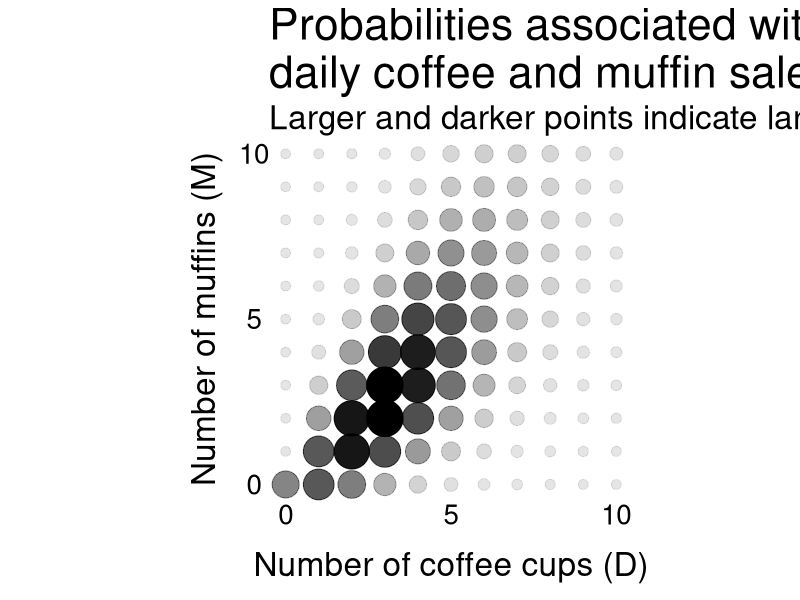
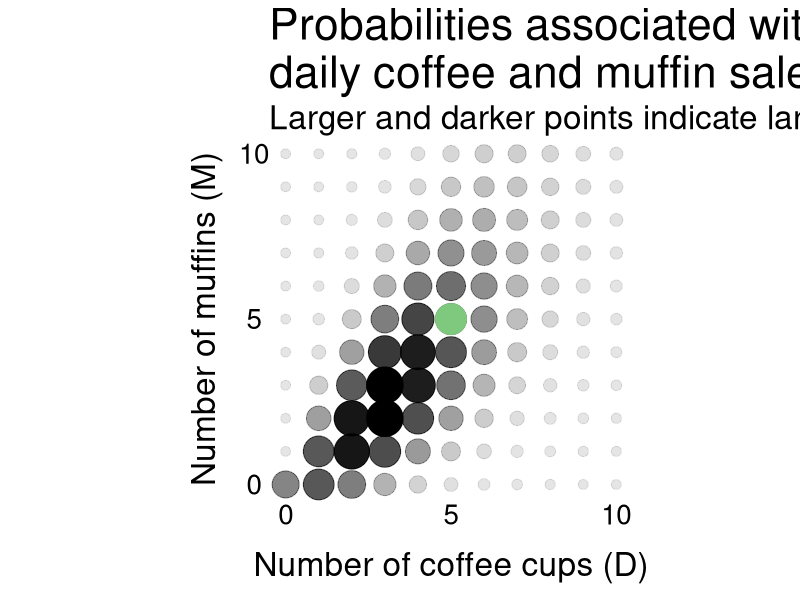
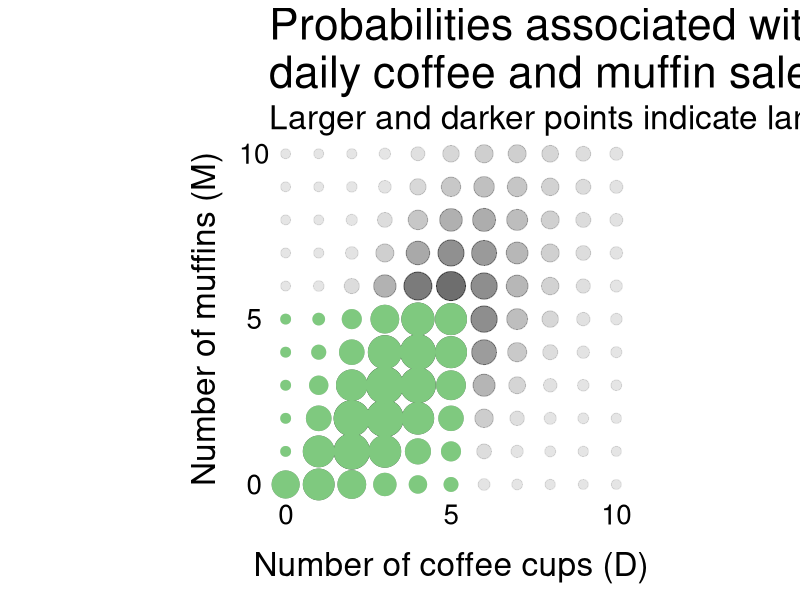
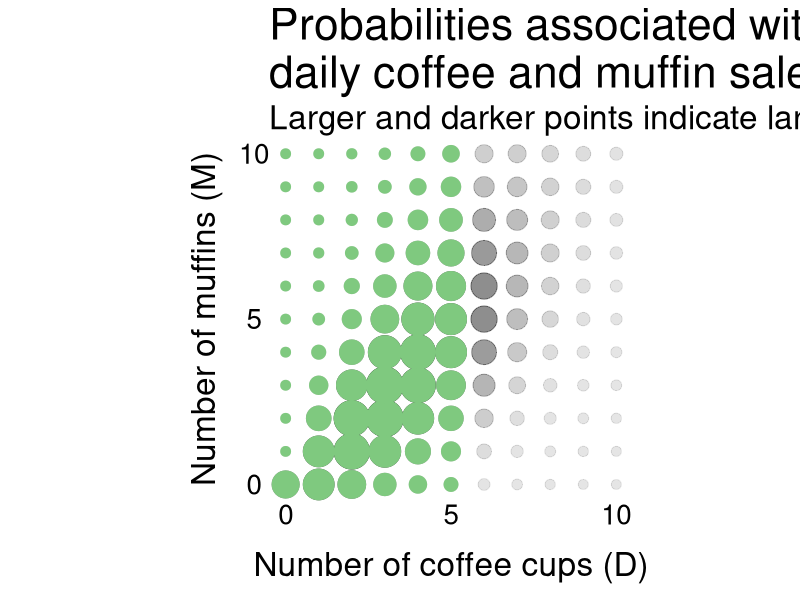
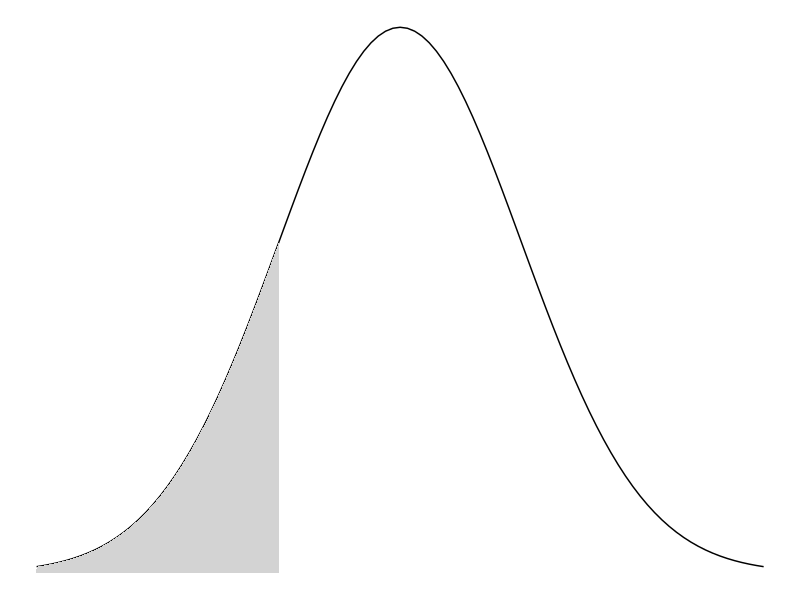
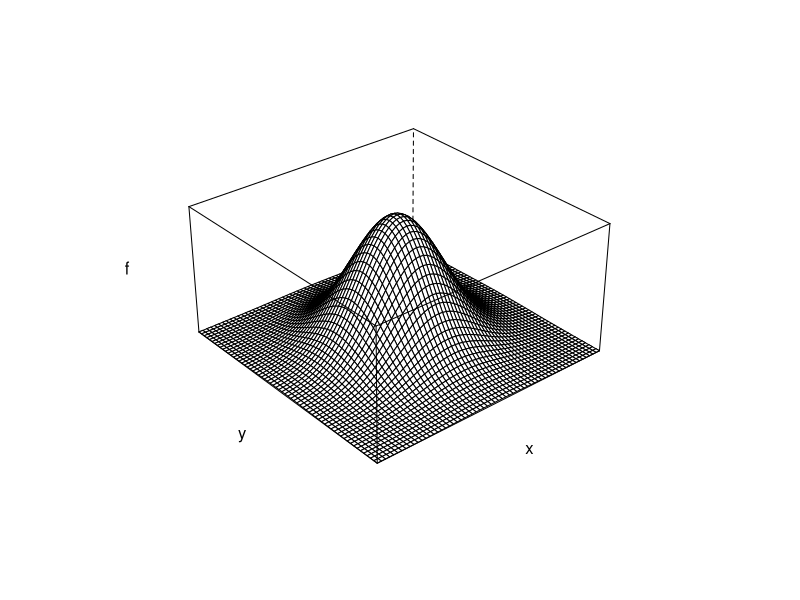
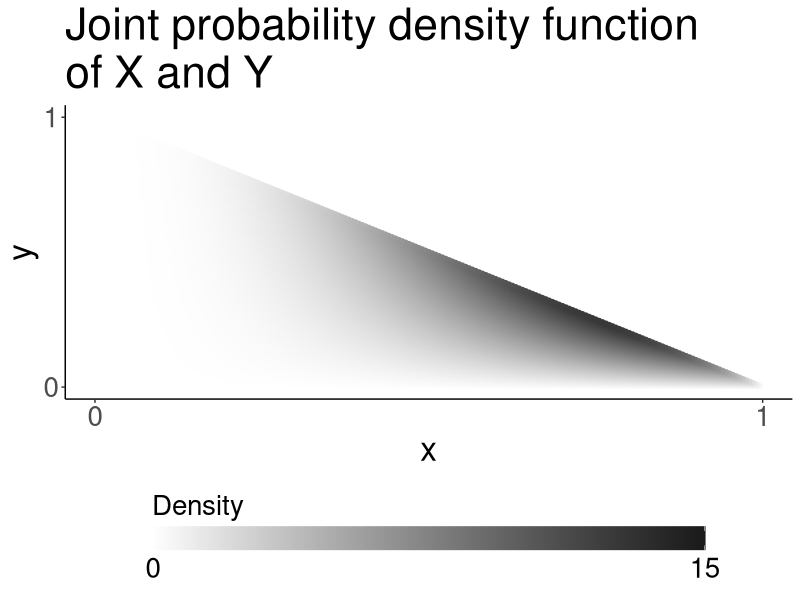
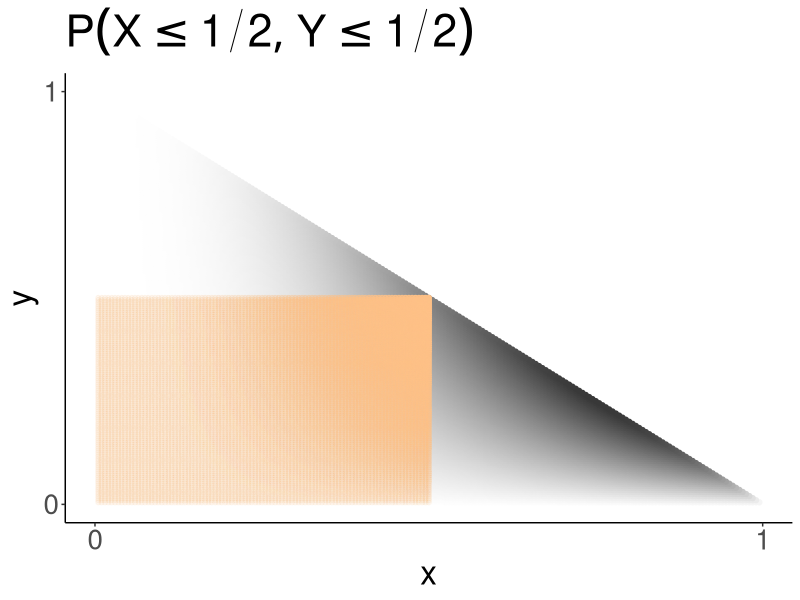

Reproduce these figures in R, in order.
## ---- chunk 1
library(tidyverse)
library(fontawesome)
knitr::opts_chunk$set(eval = TRUE)
palette(RColorBrewer::brewer.pal(8, "Accent"))
# plot(1:5, col = 1:5, cex = 2, pch = 16)
theme_sizes <- theme(
    plot.title = element_text(size = 32),
    plot.subtitle = element_text(size = 24),
    axis.text = element_text(size = 20),
    axis.title = element_text(size = 24, margin = margin(1, 1, 1, 1, unit = "lines")),
    axis.title.y = element_text(angle = 90),
    legend.text = element_text(size = 20)
  )
## ---- chunk 2
#| echo: false
#| fig-asp: 1
coffee_n_muffin <- tibble(
  coffee = rep(0:10, 11), 
  muffin = rep(0:10, each = 11)
) |>
  mutate(
    d_coffee = dpois(coffee, 4),
    d_muffin_given_cup = dpois(muffin, coffee),
    d_muffin_and_cup = d_coffee * d_muffin_given_cup
  )
p_coffee_n_muffin <- ggplot(coffee_n_muffin, 
       aes(x = coffee, y = muffin, 
           size = d_muffin_and_cup, alpha = d_muffin_and_cup)) +
  theme_void() +
  scale_size_continuous(range = c(3, 12)) +
  scale_x_continuous(breaks = c(0, 5, 10)) +
  scale_y_continuous(breaks = c(0, 5, 10)) +
  coord_equal() +
  geom_point(show.legend = FALSE) +
  labs(
    x = "Number of coffee cups (D)", y = "Number of muffins (M)",
    title = "Probabilities associated with\ndaily coffee and muffin sales",
    subtitle = "Larger and darker points indicate larger probabilities"
  )+
  theme_sizes
p_coffee_n_muffin
## ---- chunk 3
#| echo: false
#| fig-asp: 1
p_coffee_n_muffin +
  geom_point(
    data = filter(coffee_n_muffin, muffin == 5, coffee == 5),
    colour = palette()[1], alpha = 1, show.legend = FALSE
  )
## ---- chunk 4
#| echo: false
#| fig-asp: 1
p_coffee_n_muffin +
  geom_point(
    data = filter(coffee_n_muffin, muffin <= 5, coffee <= 5),
    colour = palette()[1], alpha = 1, show.legend = FALSE
  )
## ---- chunk 5
#| echo: false
#| fig-asp: 1
p_coffee_n_muffin +
  geom_point(
    data = filter(coffee_n_muffin, coffee <= 5),
    colour = palette()[1], alpha = 1, show.legend = FALSE
  )
## ---- chunk 6
#| tbl-cap: |
#|    Joint probility mass function $p(s, m)$.
m <- c("1/36", rep(0, 5), "1/36",
       0, "2/36", rep(0, 4), "2/36",
       0, "1/36", "2/36", rep(0, 3), "3/36",
       rep(0, 2) , "2/36", "2/36", rep(0, 2), "4/36",
       rep(0, 2) , "1/36", "2/36", "2/36", 0, "5/36",
       rep(0, 3), "2/36", "2/36", "2/36", "6/36",
       rep(0, 3), "1/36", "2/36", "2/36", "5/36",
       rep(0, 4), "2/36", "2/36", "4/36",
       rep(0, 4), "1/36", "2/36", "3/36",
       rep(0, 5), "2/36", "2/36",
       rep(0, 5), "1/36", "1/36",
       paste0(c(1,3,5,7,9,11), "/36"), "")
smpmf <- matrix(m, ncol = 7, byrow = TRUE)
rownames(smpmf) <- c(2:12, "\\(p_M(m)\\)")
colnames(smpmf) <- c(1:6, "\\(p_S(s)\\)")

knitr::kable(smpmf[-12, -7], 
             booktabs = TRUE, align = c('l', rep('c', 6))) |>
  kableExtra::kable_styling(font_size = 20) |>
  kableExtra::pack_rows("s", 1, 11) |>
  kableExtra::add_header_above(c(" " = 1, "m" = 6))
## ---- chunk 7
#| tbl-cap: |
#|    Joint probility mass function $p(s, m)$.
knitr::kable(smpmf[-12, -7], 
             booktabs = TRUE, align = c('l', rep('c', 6))) |>
  kableExtra::kable_styling(font_size = 20) |>
  kableExtra::pack_rows("s", 1, 11) |>
  kableExtra::add_header_above(c(" " = 1, "m" = 6))
## ---- chunk 8
#| tbl-cap: |
#|    Joint probility mass function $p(s, m)$.
knitr::kable(smpmf[-12, -7], 
             booktabs = TRUE, align = c('l', rep('c', 6))) |>
  kableExtra::kable_styling(font_size = 20) |>
  kableExtra::pack_rows("s", 1, 11) |>
  kableExtra::add_header_above(c(" " = 1, "m" = 6))
## ---- chunk 9
#| tbl-cap: |
#|    Joint probility mass function $p(s, m)$.
knitr::kable(smpmf[-12, ],  escape = FALSE, booktabs = TRUE) |>
  kableExtra::kable_styling(font_size = 20) |>
  kableExtra::pack_rows("s", 1, 11) |>
  kableExtra::add_header_above(c(" " = 1, "m" = 6, " " = 1)) |>
  kableExtra::column_spec(8, italic = TRUE, background = "#696969", color = "white")
## ---- chunk 10
#| tbl-cap: |
#|    Joint probility mass function $p(s, m)$.
knitr::kable(smpmf, escape = FALSE, booktabs = TRUE,
             table.attr = "style='overflow-x: hidden;'") |>
  kableExtra::kable_styling(font_size = 20) |>
  kableExtra::pack_rows("s", 1, 12) |>
  kableExtra::add_header_above(c(" " = 1, "m" = 6, " " = 1)) |>
  kableExtra::row_spec(12, italic = TRUE, background = "#696969", color = "white") |>
  kableExtra::column_spec(8, italic = TRUE)
## ---- chunk 11
#| tbl-cap: |
#|    Joint probility mass function, 
#|    $p(a, b)$.
qex92 <- matrix(
  c("\\(1/4-\\varepsilon\\)", "\\(1/4+\\varepsilon\\)", "...",
    "\\(1/4+\\varepsilon\\)", "\\(1/4-\\varepsilon\\)", "...",
    "...", "...", " "),
  ncol = 3
)
colnames(qex92) <- c("0", "1", "\\(p_X(a)\\)")
rownames(qex92) <- c("0", "1", "\\(p_Y(b)\\)")
knitr::kable(qex92, escape = FALSE, booktabs = TRUE,
             align = c('l', 'c', 'c', 'r'),
             table.attr = "style='width: 80%; overflow-x: hidden;'") |>
  kableExtra::kable_styling(font_size = 20) |>
  kableExtra::pack_rows("a", 1, 2) |>
  kableExtra::add_header_above(c(" " = 1, "b" = 2, " " = 1))
## ---- chunk 12
#| tbl-cap: |
#|    Joint probility mass function, 
#|    $p(a, b)$.
qex92 <- matrix(
  c("\\(1/4-\\varepsilon\\)", "\\(1/4+\\varepsilon\\)", "\\(1/2\\)",
    "\\(1/4+\\varepsilon\\)", "\\(1/4-\\varepsilon\\)", "\\(1/2\\)",
    "\\(1/2\\)", "\\(1/2\\)", " "),
  ncol = 3
)
colnames(qex92) <- c("0", "1", "\\(p_X(a)\\)")
rownames(qex92) <- c("0", "1", "\\(p_Y(b)\\)")
knitr::kable(qex92, escape = FALSE, booktabs = TRUE,
             align = c('l', 'c', 'c', 'r'),
             table.attr = "style='width: 80%; overflow-x: hidden;'") |>
  kableExtra::kable_styling(font_size = 20) |>
  kableExtra::pack_rows("a", 1, 2) |>
  kableExtra::add_header_above(c(" " = 1, "b" = 2, " " = 1)) |>
  kableExtra::row_spec(3, italic = TRUE, background = "#696969", color = "white") |>
  kableExtra::column_spec(4, italic = TRUE, background = "#696969", color = "white")
## ---- chunk 13
#| tbl-cap: |
#|    Joint probility mass function $p(s, m)$.
knitr::kable(smpmf[-12,-7], 
             booktabs = TRUE, align = c('l', rep('c', 6))) |>
  kableExtra::kable_styling(font_size = 20) |>
  kableExtra::pack_rows("s", 1, 11) |>
  kableExtra::add_header_above(c(" " = 1, "m" = 6))
## ---- chunk 14
knitr::kable(smpmf[-12,-7], 
             booktabs = TRUE, align = c('l', rep('c', 6))) |>
  kableExtra::kable_styling(font_size = 20) |>
  kableExtra::pack_rows("s", 1, 11) |>
  kableExtra::add_header_above(c(" " = 1, "m" = 6))
## ---- chunk 15
smcdf <- smpmf
colnames(smcdf)[7] = "\\(F_S(s)\\)"
rownames(smcdf)[12] = "\\(F_M(m)\\)"
smcdf[ , ] <- "..."
smcdf[1, ] <- "1/36"
smcdf[, 1] <- "1/36"
smcdf[2, -1] <- "3/36"
knitr::kable(smcdf[-12, -7], escape = FALSE,
             booktabs = TRUE) |>
  kableExtra::kable_styling(font_size = 20) |>
  kableExtra::pack_rows("s", 1, 11) |>
  kableExtra::add_header_above(c(" " = 1, "m" = 6))
## ---- chunk 16
smpmf[-12,-7] |>
  as.data.frame() |>
  mutate(across(1:4, function(x) 
    kableExtra::cell_spec(
      x, 
      color = ifelse(c(rep(T, 5), rep(F, 6)), "white", "rgb(105, 105, 105)"),
      background = ifelse(c(rep(T, 5), rep(F, 6)), palette()[5], "none")
      )
    )) |>
  knitr::kable(booktabs = TRUE, escape = FALSE) |>
  kableExtra::kable_styling(font_size = 20) |>
  kableExtra::pack_rows("s", 1, 11) |>
  kableExtra::add_header_above(c(" " = 1, "m" = 6))
## ---- chunk 17
smcdf[5, 4] <- "13/36"
smcdf[-12,-7] |>
  as.data.frame() |>
  mutate(across(4, function(x) 
    kableExtra::cell_spec(
      x, 
      color = ifelse(c(rep(F, 4), T, rep(F, 6)), "white", "rgb(105, 105, 105)"),
      background = ifelse(c(rep(F, 4), T, rep(F, 6)), palette()[5], "none")
      )
    )) |>
knitr::kable(escape = FALSE, booktabs = TRUE) |>
  kableExtra::kable_styling(font_size = 20) |>
  kableExtra::pack_rows("s", 1, 11) |>
  kableExtra::add_header_above(c(" " = 1, "m" = 6))
## ---- chunk 18
#| fig-asp: 0.3
x <- seq(-3, -1, 0.01)
y <- dnorm(x)
ggplot(tibble(x = x, y = y), aes(x = x, y = y)) +
  theme_void() +
  geom_function(fun = dnorm, xlim = c(-3, 3)) +
  geom_area(fill = "lightgrey")
## ---- chunk 19
#| fig-asp: 1
theme.novpadding <- list(
  layout.heights = list(
    top.padding = 0, 
    main.key.padding = 0, 
    key.axis.padding = 0,
    axis.xlab.padding = 0,
    xlab.key.padding = 0,
    key.sub.padding = 0,
    bottom.padding = 0
  ),
  layout.widths = list(
    left.padding = 0,
    key.ylab.padding = 0,
    ylab.axis.padding = 0,
    axis.key.padding = 0,
    right.padding = 0
  ),
  axis.line = list(col = "transparent")
)
mvdnorm <- function(x, y) {
  exp(-0.5 * (x^2 + y^2))
}
x <- seq(-3, 3, 0.1)
y <- seq(-3, 3, 0.1)
surf <- expand.grid(x = x, y = y) |>
  mutate(f = mvdnorm(x, y))
lattice::wireframe(
  f ~ x * y, surf,
  aspect = c(1, 0.5),
  par.settings = theme.novpadding
)
## ---- chunk 20
ex278 <- expand.grid(
  x = seq(0, 1, 0.005),
  y = seq(0, 1, 0.005)
) |>
  mutate(f = if_else(x + y <= 1, 120 * x^3 * y, 0)) |>
  filter(f > 0)
jpdf278 <- ggplot(ex278, aes(x = x, y = y, colour = f)) +
  theme_classic() +
  theme_sizes +
  geom_point() +
  scale_colour_gradient(
    low = "white", high = "grey10", name = "Density",
    breaks = c(0, 15), limits = c(0, 15),
    guide = guide_colorbar(title.position = "top",
                           title.theme = element_text(size = 20))
  ) +
  scale_x_continuous(breaks = c(0, 1)) +
  scale_y_continuous(breaks = c(0, 1)) +
  labs(title = "Joint probability density function\nof X and Y") +
  theme(legend.position = "bottom",
        legend.key.width = unit(80, "pt"))
## ---- chunk 21
#| fig-asp: 1
jpdf278
## ---- chunk 22
#| fig-asp: 1
jpdf278 + 
  geom_point(aes(x = x, y = y, alpha = f/2),
             data = filter(ex278, x <= 1/2, y <= 1/2),
             color = palette()[3]) +
  labs(title = expression(P(X<=1/2,Y<=1/2)), parse = TRUE) +
  theme(legend.position = "none")
## ---- chunk 23
#| fig-asp: 1
jpdf278 + 
  geom_point(aes(x = x, y = y, alpha = f/2),
             data = filter(ex278, x <= 1/2),
             color = palette()[3]) +
  labs(title = expression(P(X<=1/2)), parse = TRUE) +
  theme(legend.position = "none")
## ---- chunk 24
#| fig-asp: 1
ggplot() +
  theme_void() +
  theme_sizes +
  geom_hline(yintercept = 0, linetype = "dotted") +
  geom_vline(xintercept = c(0, 1), linetype = "dotted") +
  geom_function(fun = function(x) 60 * x^3 * (1 - x)^2, xlim = c(-0.1, 1.1)) +
  annotate("text", x = 0.01, y = 1, size = 12, hjust = 0,
           label = expression(paste("y = ",60, x^3, (1-x)^2)), parse = TRUE) +
  labs(y = NULL) +
  theme(axis.text.y = element_blank())
## ---- chunk 25
smpmf |>
  as.data.frame() |>
  mutate(
    `4` = kableExtra::cell_spec(
      `4`, 
      color = ifelse(c(rep(F, 4), T, rep(F, 6), T), "white", "rgb(105, 105, 105)"),
      background = ifelse(c(rep(F, 4), T, rep(F, 6), T), palette()[5], "none")
      ), 
    `\\(p_S(s)\\)` = kableExtra::cell_spec(
      `\\(p_S(s)\\)`, 
      color = ifelse(c(rep(F, 4), T, rep(F, 6), T), "white", "rgb(105, 105, 105)"),
      background = ifelse(c(rep(F, 4), T, rep(F, 7)), palette()[5], "none")
      )) |>
  knitr::kable(booktabs = TRUE, escape = FALSE,
               table.attr = "style='overflow-x: hidden;'") |>
  kableExtra::kable_styling(font_size = 20) |>
  kableExtra::pack_rows("s", 1, 12) |>
  kableExtra::add_header_above(c(" " = 1, "m" = 6, " " = 1))
## ---- chunk 26
smcdf |>
  as.data.frame() |>
    mutate(
    `4` = kableExtra::cell_spec(
      `4`, 
      color = ifelse(c(rep(F, 4), T, rep(F, 6), T), "white", "rgb(105, 105, 105)"),
      background = ifelse(c(rep(F, 4), T, rep(F, 6), T), palette()[5], "none")
      ), 
    `\\(F_S(s)\\)` = kableExtra::cell_spec(
      `\\(F_S(s)\\)`, 
      color = ifelse(c(rep(F, 4), T, rep(F, 6), T), "white", "rgb(105, 105, 105)"),
      background = ifelse(c(rep(F, 4), T, rep(F, 7)), palette()[5], "none")
      )) |>
  knitr::kable(escape = FALSE, booktabs = TRUE,
             table.attr = "style='overflow-x: hidden;'") |>
  kableExtra::kable_styling(font_size = 20) |>
  kableExtra::pack_rows("s", 1, 12) |>
  kableExtra::add_header_above(c(" " = 1, "m" = 6, " " = 1))
## ---- chunk 27
#| tbl-cap: |
#|    Joint probility mass function, 
#|    $p(a, b)$.
knitr::kable(qex92, escape = FALSE, booktabs = TRUE,
             align = c('l', 'c', 'c', 'r'),
             table.attr = "style='width: 80%; overflow-x: hidden;'") |>
  kableExtra::kable_styling(font_size = 20) |>
  kableExtra::pack_rows("a", 1, 2) |>
  kableExtra::add_header_above(c(" " = 1, "b" = 2, " " = 1)) |>
  kableExtra::row_spec(3, italic = TRUE, background = "#696969", color = "white") |>
  kableExtra::column_spec(4, italic = TRUE, background = "#696969", color = "white")
